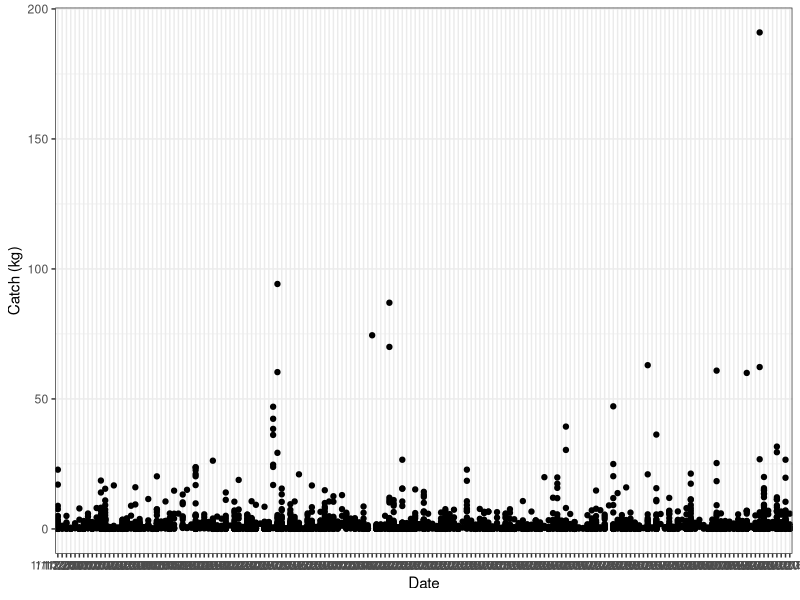
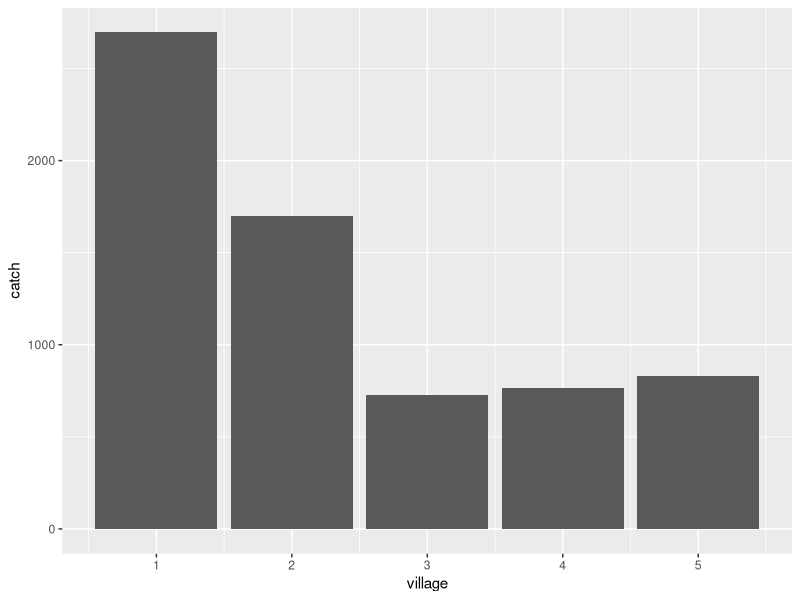
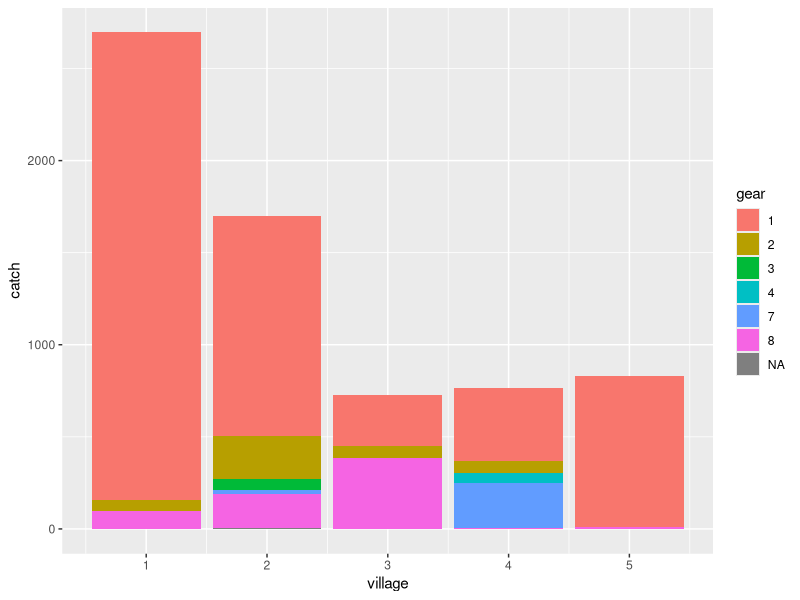
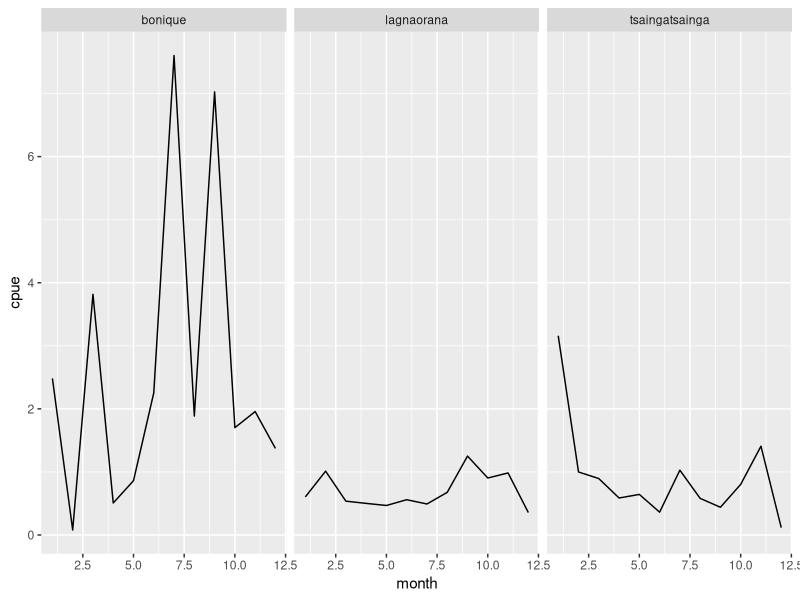
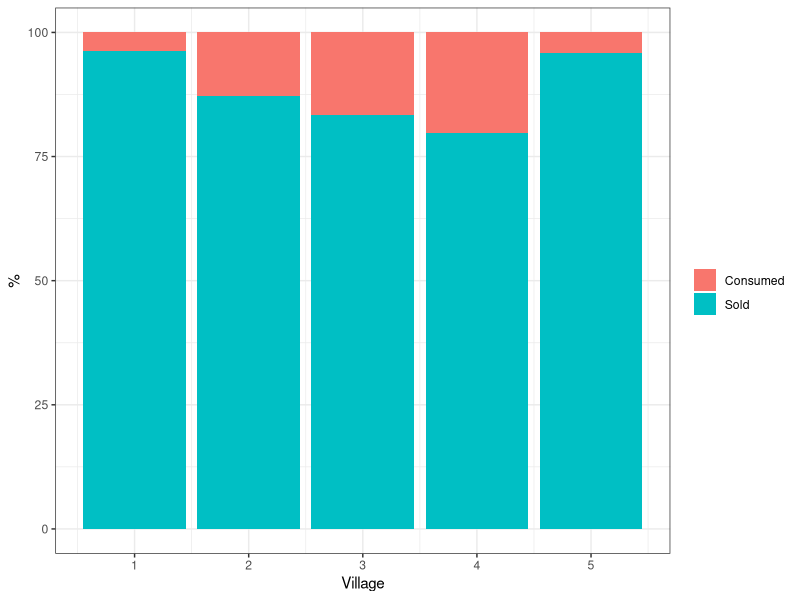

Generate these figures, in order, with R:
## ---- chunk 1
knitr::opts_chunk$set(echo = TRUE)
## ---- chunk 2
library(tidyverse)
dta <- read_csv("data/CPUE_data_Rcourse.csv")
head(dta)
names(dta)
str(dta)
## ---- chunk 3
ggplot(data = dta) +
  geom_point(aes(x = date, y = total_weight)) +
  labs(x = "Date", y = "Catch (kg)") +
  theme_bw()
## ---- chunk 4
dta %>% 
  group_by(village) %>% 
  summarise(catch = sum(total_weight)) %>% 
  ggplot() +
  geom_bar(aes(x = village, y = catch), stat = "identity")
## ---- chunk 5
dta %>% 
  mutate(gear = as.factor(gear)) %>% 
  group_by(village, gear) %>% 
  summarise(catch = sum(total_weight)) %>% 
  ggplot() +
  geom_bar(aes(x = village, y = catch, fill = gear), stat = "identity")
## ---- chunk 6
x = dta %>% 
  group_by(fish_name) %>% 
  summarise(catch = sum(total_weight)) %>% 
  arrange(desc(catch))

top_spp = x$fish_name[1:3]

## ---- chunk 7
dta %>%
  filter(fish_name %in% top_spp) %>% 
  mutate(cpue = total_weight/time_decimal) %>% 
  group_by(fish_name, month) %>% 
  summarise(cpue = mean(cpue)) %>% 
  ungroup() %>% 
  ggplot() +
  geom_line(aes(x = month, y = cpue)) +
  facet_wrap(~fish_name)


## ---- chunk 8

dta %>% 
  group_by(village) %>% 
  summarise(sold = sum(total_sold),
            consumed = sum(total_consumed)) %>% 
  mutate(perc_consumed = 100*consumed/(sold + consumed),
         perc_sold = 100-perc_consumed) %>% 
  select(village, perc_consumed, perc_sold) %>% 
  reshape2::melt(id.vars = c("village")) %>% 
  mutate(variable = recode(variable, 
                           "perc_sold" = "Sold",
                           "perc_consumed" = "Consumed")) %>% 
  ggplot() +
  geom_bar(aes(x = village, y = value, fill = variable), stat = "identity") +
  labs(x = "Village", y = "%", fill = "") +
  theme(axis.title = element_text(size=20),
        axis.text = element_text(size = 20)) +
  theme_bw()
  
  

